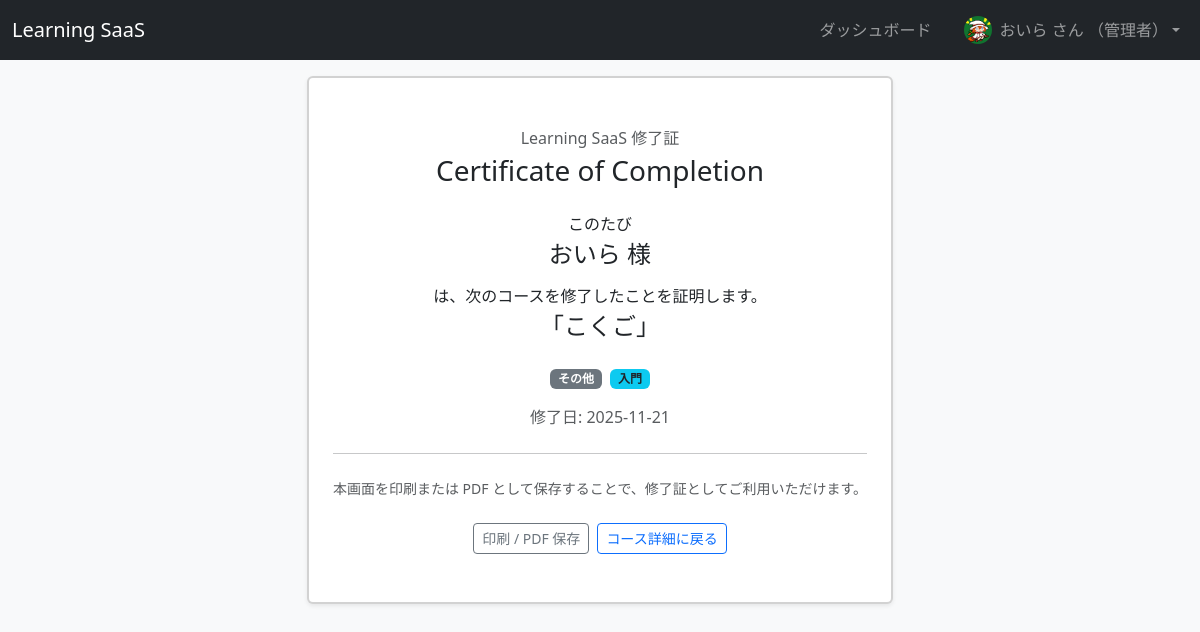
Page /courses/1/certificate (signed in) on the committed database.
### app/models.py (models this page shows)
class UserProfile(db.Model):
    __tablename__ = "user_profiles"
    id = db.Column(db.Integer, primary_key=True)
    user_id = db.Column(
        db.Integer, db.ForeignKey("users.id"), nullable=False, unique=True
    )
    display_name = db.Column(db.String(100), nullable=True)
    avatar_filename = db.Column(db.String(255), nullable=True)
    weekly_goal_lessons = db.Column(db.Integer, nullable=True)
    user = db.relationship("User", back_populates="profile")

class Course(db.Model):
    __tablename__ = "courses"
    id = db.Column(db.Integer, primary_key=True)
    title = db.Column(db.String(100), nullable=False)
    description = db.Column(db.Text, nullable=True)
    created_at = db.Column(db.DateTime, default=datetime.utcnow)
    thumbnail_filename = db.Column(db.String(255), nullable=True)
    category = db.Column(db.String(50), nullable=True)
    level = db.Column(db.String(20), nullable=True)
    lessons = db.relationship(
        "Lesson",
        back_populates="course",
        cascade="all, delete-orphan",
        lazy=True,
    )
    enrollments = db.relationship("Enrollment", back_populates="course")

class LessonProgress(db.Model):
    __tablename__ = "lesson_progress"
    id = db.Column(db.Integer, primary_key=True)
    user_id = db.Column(db.Integer, db.ForeignKey("users.id"), nullable=False)
    lesson_id = db.Column(db.Integer, db.ForeignKey("lessons.id"), nullable=False)
    is_completed = db.Column(db.Boolean, nullable=False, default=False)
    completed_at = db.Column(db.DateTime, nullable=True)
    user = db.relationship("User", back_populates="lesson_progress")
    lesson = db.relationship("Lesson", back_populates="progress")

### app/main.py (the view)
@bp.route("/courses/<int:course_id>/certificate")
@login_required
def course_certificate(course_id: int):
    course = Course.query.get_or_404(course_id)
    enrollment = Enrollment.query.filter_by(
        user_id=current_user.id,
        course_id=course.id,
    ).first()
    if not enrollment:
        flash("このコースを受講していません。", "warning")
        return redirect(url_for("main.course_detail", course_id=course.id))
    lessons = course.lessons
    if not lessons:
        flash("このコースにはレッスンがまだありません。", "warning")
        return redirect(url_for("main.course_detail", course_id=course.id))
    lesson_ids = [l.id for l in lessons]
    q = (
        LessonProgress.query
        .filter(LessonProgress.user_id == current_user.id)
        .filter(LessonProgress.lesson_id.in_(lesson_ids))
        .filter(LessonProgress.is_completed == True)
    )
    completed_count = q.count()
    total_count = len(lesson_ids)
    if completed_count < total_count:
        flash("このコースはまだ修了していません。", "warning")
        return redirect(url_for("main.course_detail", course_id=course.id))
    latest_progress = q.order_by(LessonProgress.completed_at.desc()).first()
    completed_at = latest_progress.completed_at if latest_progress else None
    return render_template(
        "courses/certificate.html",
        course=course,
        completed_at=completed_at,
    )

### app/models.py (called while the page is built)
@login_manager.user_loader
def load_user(user_id: str):
    return User.query.get(int(user_id))

    @property
    def display_name(self) -> str:
        if self.profile and self.profile.display_name:
            return self.profile.display_name
        return self.username

### app/templates/courses/certificate.html (shortened to what this page needs)
{% extends "base.html" %}
{% block content %}
<div class="d-flex justify-content-center">
  <div class="card shadow-sm" style="max-width: 720px; border-width: 2px;">
    <div class="card-body text-center py-5 px-4">
      <p class="text-muted mb-1">Learning SaaS 修了証</p>
      <h1 class="h3 mb-4">Certificate of Completion</h1>
      <p class="mb-1">このたび</p>
      <h2 class="h4 mb-3">{{ current_user.display_name }} 様</h2>
      <p class="mb-1">は、次のコースを修了したことを証明します。</p>
      <h3 class="h4 mb-4">「{{ course.title }}」</h3>
      {% if course.category or course.level %}
        <p class="mb-3">
          {% if course.category %}
            <span class="badge bg-secondary me-1">{{ course.category }}</span>
          {% endif %}
          {% if course.level %}
            <span class="badge bg-info text-dark">{{ course.level }}</span>
          {% endif %}
        </p>
      {% endif %}
      <p class="mb-4 text-muted">
        {% if completed_at %}
          修了日: {{ completed_at.strftime("%Y-%m-%d") }}
        {% else %}
          修了日: （記録なし）
        {% endif %}
      </p>
      <hr class="my-4">
      <p class="small text-muted mb-4">
        本画面を印刷または PDF として保存することで、修了証としてご利用いただけます。
      </p>
      <div class="d-flex justify-content-center gap-2">
        <button type="button" class="btn btn-outline-secondary btn-sm" onclick="window.print();">
          印刷 / PDF 保存
        </button>
        <a href="{{ url_for('main.course_detail', course_id=course.id) }}"
           class="btn btn-outline-primary btn-sm">
          コース詳細に戻る
        </a>
      </div>
    </div>
  </div>
</div>
{% endblock %}

### app/templates/base.html (shortened to what this page needs)
<!doctype html>
<html lang="ja">
  <head>
    <link
      href="https://cdn.jsdelivr.net/npm/bootstrap@5.3.3/dist/css/bootstrap.min.css"
      rel="stylesheet"
    >
  </head>
  <body class="bg-light">
    <nav class="navbar navbar-expand-lg navbar-dark bg-dark mb-3">
      <div class="container-fluid">
        <a class="navbar-brand" href="{{ url_for('main.index') }}">Learning SaaS</a>
        <div class="collapse navbar-collapse justify-content-end" id="navbarMain">
          <ul class="navbar-nav align-items-center mb-2 mb-lg-0">
            {% if current_user.is_authenticated %}
              <li class="nav-item me-3">
                <a class="nav-link" href="{{ url_for('main.dashboard') }}">ダッシュボード</a>
              </li>
              <li class="nav-item dropdown">
                <a
                  class="nav-link dropdown-toggle d-flex align-items-center"
                  href="#"
                  id="userDropdown"
                  role="button"
                  data-bs-toggle="dropdown"
                  aria-expanded="false"
                >
                  {% if current_user.profile and current_user.profile.avatar_filename %}
                    <img
                      src="{{ url_for('static', filename='uploads/avatars/' ~ current_user.profile.avatar_filename) }}"
                      alt="avatar"
                      class="rounded-circle me-2"
                      style="width: 28px; height: 28px; object-fit: cover;"
                    >
                  {% endif %}
                  <span>
                    {{ current_user.display_name }} さん
                    {% if current_user.role == "admin" %}
                      （管理者）
                    {% endif %}
                  </span>
                </a>
              </li>
            {% else %}
              <li class="nav-item">
                <a class="nav-link" href="{{ url_for('auth.login') }}">ログイン</a>
              </li>
            {% endif %}
          </ul>
        </div>
      </div>
    </nav>
    <main class="container mb-5">
      {% block content %}{% endblock %}
    </main>
  </body>
</html>

### rows in the picture
UserProfile: avatar_filename (picture), display_name "おいら"
Course: title "こくご", category "その他", level "入門"
LessonProgress: strftime "2025-11-21"
